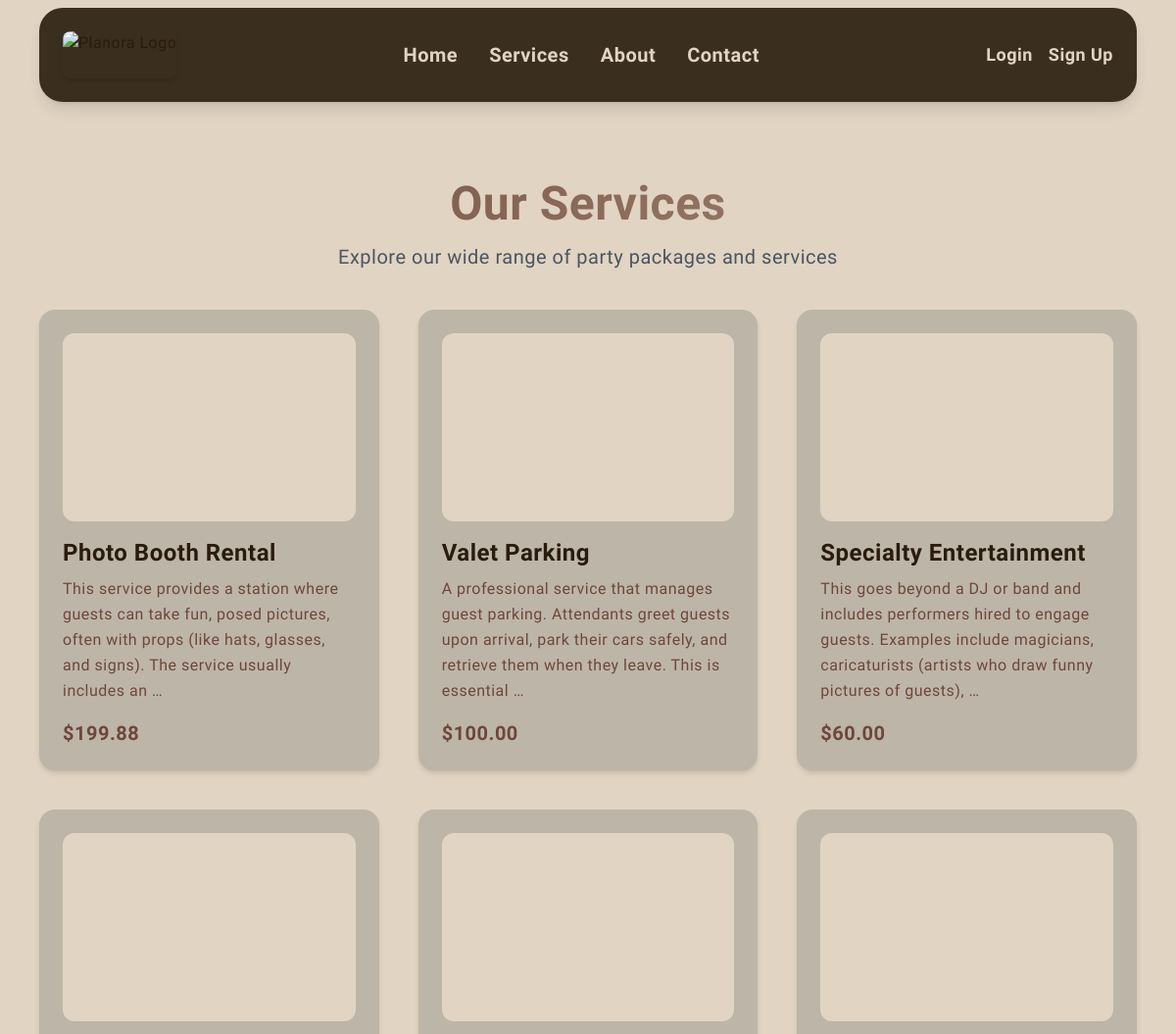
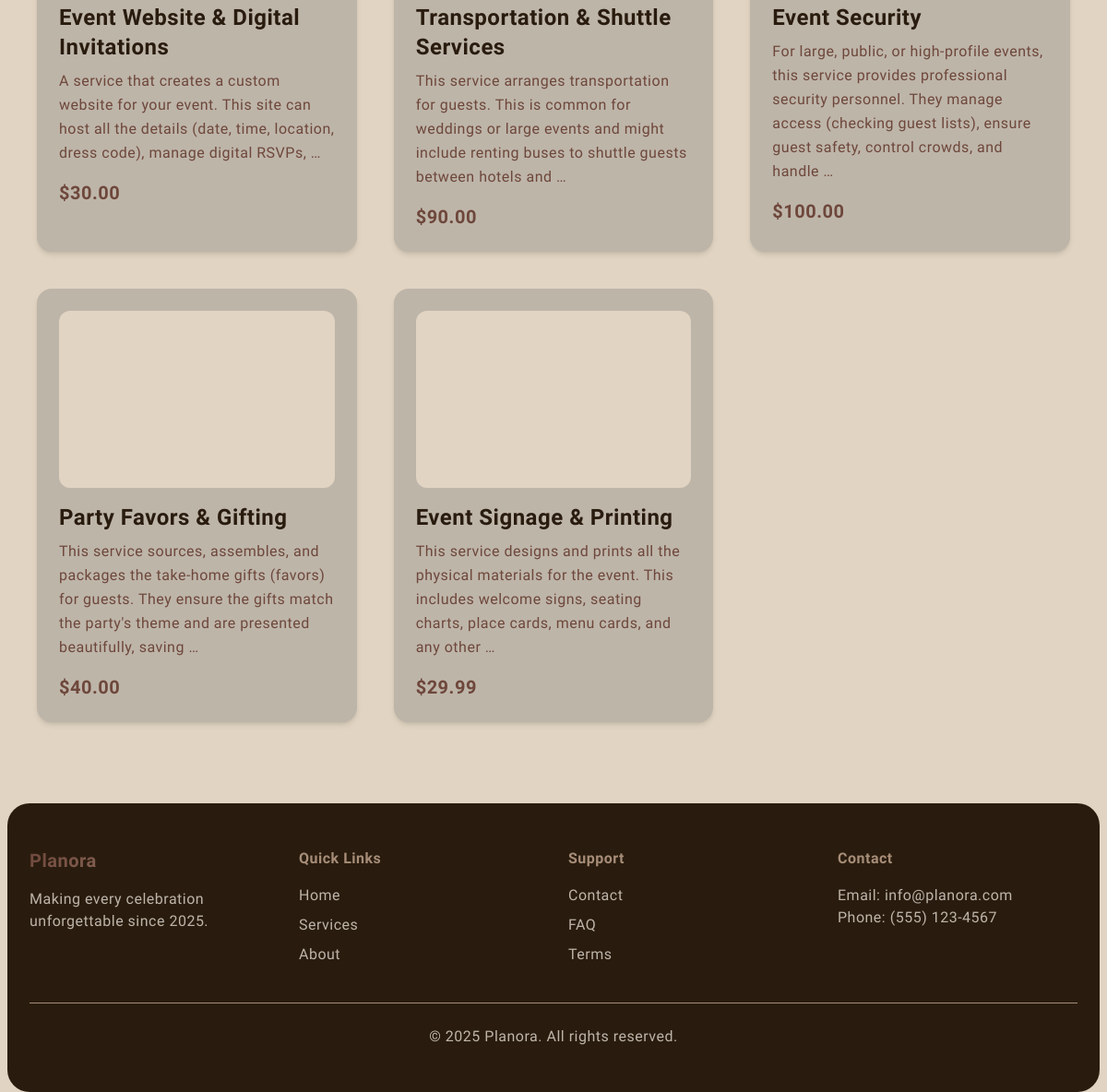
/services/, run on an earlier commit of the app's database (2 pictures, top to bottom).
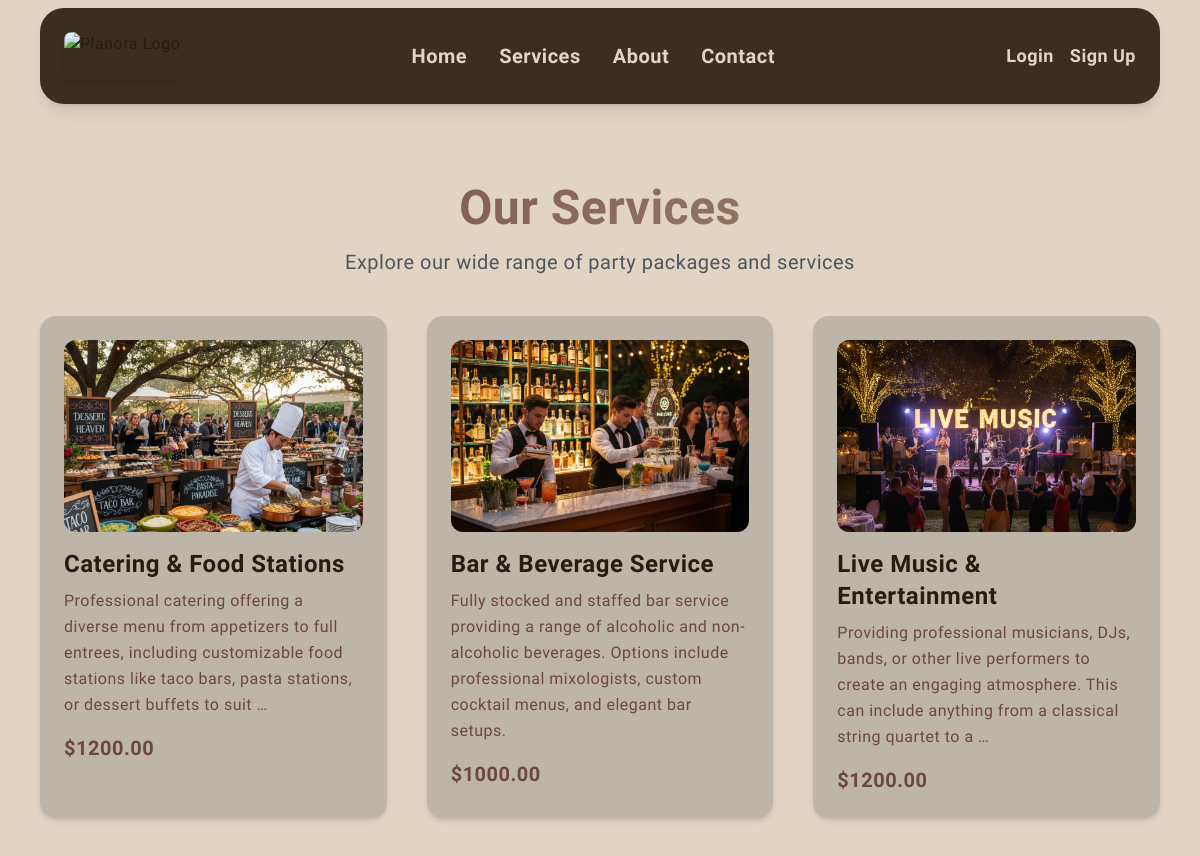
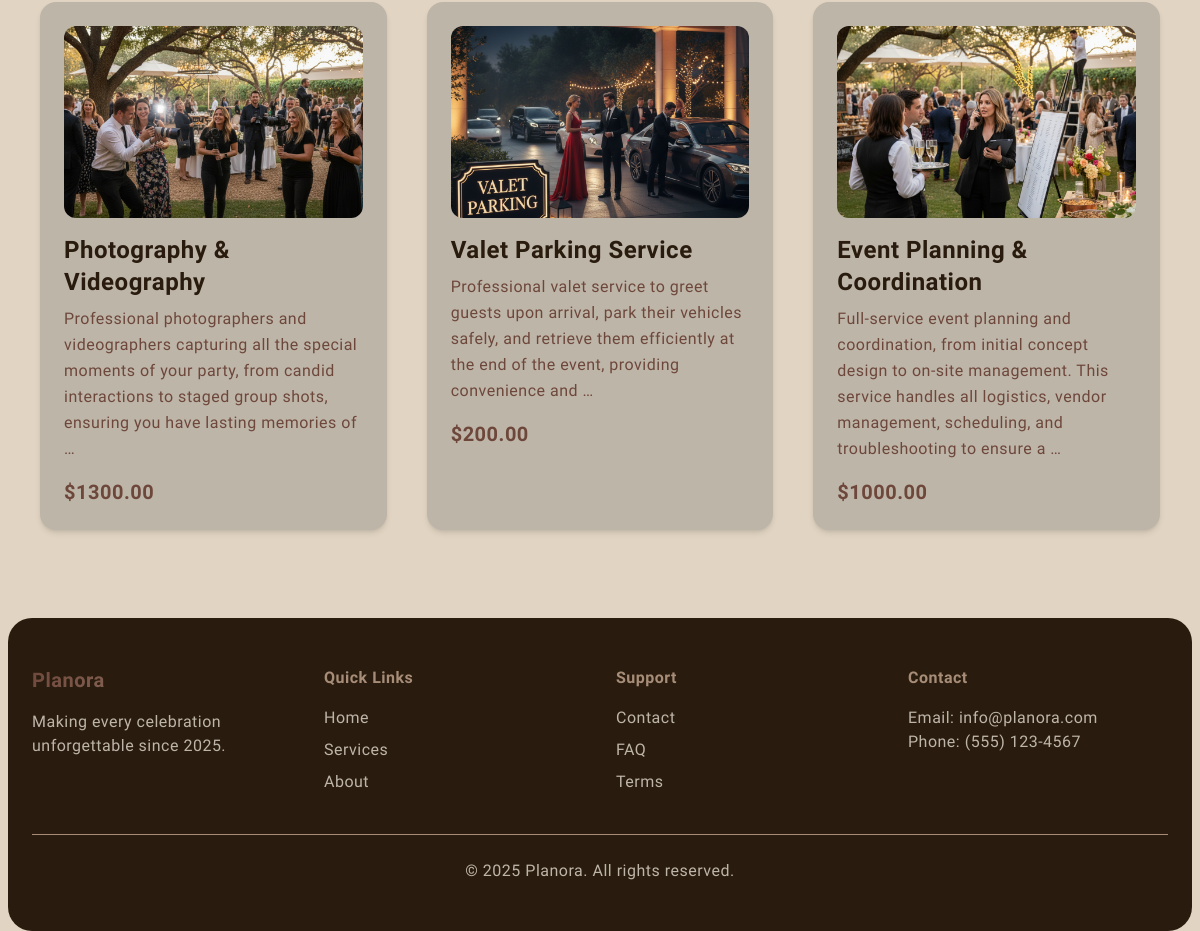
And on a later commit of the database (2 pictures, top to bottom).
### parties/models.py (models this page shows, shortened)
class Service(models.Model):
    name = models.CharField(max_length=100)
    description = models.TextField()
    price = models.DecimalField(max_digits=10, decimal_places=2)
    icon = models.CharField(max_length=50, default='star')
    image = models.ImageField(upload_to='services/', blank=True, null=True)

### parties/views.py (the view)
# urls.py: path('services/', views.services, name='services'),
def services(request):
    party_types = PartyType.objects.all()
    services = Service.objects.all()
    context = {'party_types': party_types, 'services': services}
    return render(request, 'parties/services.html', context)

### templates/parties/services.html (shortened to what this page needs)
{% extends 'base.html' %}
{% block content %}
<div class="max-w-7xl mx-auto px-4 py-20">
    <h1 class="text-5xl font-bold text-center mb-4 gradient-text">Our Services</h1>
    <p class="text-center text-gray-600 text-xl mb-10">Explore our wide range of party packages and services</p>
    <div class="max-w-7xl mx-auto px-6">
            <div class="grid grid-cols-1 md:grid-cols-2 lg:grid-cols-3 gap-10">
                {% for service in services %}
                    <div class="bg-[var(--taupe)] rounded-2xl shadow-md hover:shadow-xl transition-all duration-300 p-6">
                        {% if service.image %}
                            <img src="{{ service.image.url }}" alt="{{ service.name }}" class="w-full h-48 object-cover rounded-xl mb-4">
                        {% else %}
                            <div class="flex justify-center items-center h-48 bg-[var(--cream)] rounded-xl mb-4">
                            </div>
                        {% endif %}
                        <h3 class="text-2xl font-semibold text-[var(--dark)] mb-2">{{ service.name }}</h3>
                        <p class="text-[var(--warm)] mb-4 leading-relaxed">{{ service.description|truncatewords:25 }}</p>
                        <div class="flex justify-between items-center">
                            <span class="text-[var(--warm)] font-bold text-xl">${{ service.price }}</span>
                        </div>
                    </div>
                {% empty %}
                    <p class="text-center text-[var(--warm)] col-span-3">No services available at the moment.</p>
                {% endfor %}
            </div>
        </div>
</div>
{% endblock %}

### templates/base.html (shortened to what this page needs)
{% load static %}
<!DOCTYPE html>
<html lang="en">
<head>
  <script src="https://cdn.tailwindcss.com"></script>
</head>
<body>
  <nav class="nav-glass sticky top-2 z-50 rounded-3xl shadow-lg transition-all duration-300 mt-2 mx-10">
    <div class="max-w-7xl mx-auto px-6 py-6 flex justify-between items-center">
      <a href="{% url 'home' %}" class="flex items-center space-x-3">
        <img src="{% static 'planoralogo.png' %}" alt="Planora Logo" class="h-12 w-auto rounded-lg shadow-md hover:scale-105 transition-transform duration-300" />
      </a>
      <div class="hidden md:flex space-x-8 font-bold text-xl ">
        <a href="{% url 'home' %}" class="text-[var(--cream)] hover:text-[var(--mocha)] transition">Home</a>
        <a href="{% url 'services' %}" class="text-[var(--cream)] hover:text-[var(--mocha)] transition">Services</a>
        <a href="{% url 'about' %}" class="text-[var(--cream)] hover:text-[var(--mocha)] transition">About</a>
        <a href="{% url 'contact' %}" class="text-[var(--cream)] hover:text-[var(--mocha)] transition">Contact</a>
      </div>
      <div class="flex items-center space-x-4 font-bold text-lg">
        {% if user.is_authenticated %}
          <a href="{% url 'dashboard' %}" class="btn-primary text-[var(--cream)] hover:text-[var(--mocha)]">👤 {{ user.first_name|default:user.username }}</a>
          <a href="{% url 'logout' %}" class="text-[var(--cream)] hover:text-[var(--mocha)]">Logout</a>
        {% else %}
          <a href="{% url 'login' %}" class="text-[var(--cream)] hover:text-[var(--mocha)]">Login</a>
          <a href="{% url 'signup' %}" class="text-[var(--cream)] hover:text-[var(--mocha)]">Sign Up</a>
        {% endif %}
      </div>
    </div>
  </nav>
  {% block content %}{% endblock %}
  <footer class="bg-[var(--dark)] text-[var(--cream)] mt-2 rounded-3xl mx-2">
    <div class="max-w-7xl mx-auto px-6 py-12">
      <div class="grid grid-cols-1 md:grid-cols-4 gap-8 mb-10">
        <div>
          <h3 class="text-xl font-bold mb-4 gradient-text">Planora</h3>
          <p class="text-[var(--taupe)]">Making every celebration unforgettable since 2025.</p>
        </div>
        <div>
          <h4 class="font-semibold mb-4 text-[var(--mocha)]">Quick Links</h4>
          <ul class="space-y-2 text-[var(--taupe)]">
            <li><a href="{% url 'home' %}" class="hover:text-[var(--mocha)]">Home</a></li>
            <li><a href="{% url 'services' %}" class="hover:text-[var(--mocha)]">Services</a></li>
            <li><a href="{% url 'about' %}" class="hover:text-[var(--mocha)]">About</a></li>
          </ul>
        </div>
        <div>
          <h4 class="font-semibold mb-4 text-[var(--mocha)]">Support</h4>
          <ul class="space-y-2 text-[var(--taupe)]">
            <li><a href="{% url 'contact' %}" class="hover:text-[var(--mocha)]">Contact</a></li>
            <li><a href="#" class="hover:text-[var(--mocha)]">FAQ</a></li>
            <li><a href="#" class="hover:text-[var(--mocha)]">Terms</a></li>
          </ul>
        </div>
        <div>
          <h4 class="font-semibold mb-4 text-[var(--mocha)]">Contact</h4>
          <p class="text-[var(--taupe)]">Email: info@planora.com</p>
          <p class="text-[var(--taupe)]">Phone: (555) 123-4567</p>
        </div>
      </div>
      <div class="border-t border-[var(--mocha)] pt-6 text-center text-[var(--taupe)]">
        <p>&copy; 2025 Planora. All rights reserved.</p>
      </div>
    </div>
  </footer>
</body>
</html>

### templates/base.html (style rules this page uses)
:root { --dark: #291C0E; --warm: #6E473B; --mocha: #A78D78; --taupe: #BEB5A9; --cream: #E1D4C2; }
body { font-family: 'Poppins', sans-serif; background-color: var(--cream); color: var(--dark); }
h1, h2, h3, h4, h5, h6, p, a, span, label, button { font-family: 'Lobster', cursive; letter-spacing: 0.5px; }
.gradient-text { background: linear-gradient(135deg, var(--warm), var(--mocha)); -webkit-background-clip: text; -webkit-text-fill-color: transparent; font-family: 'Lobster', cursive; }
.nav-glass { background: rgba(41, 28, 14, 0.9); backdrop-filter: blur(12px); -webkit-backdrop-filter: blur(12px); }

What changed in the data, as far as the page shows it:
removed Service: name "Photo Booth Rental", description "This service provides a station where guests can take fun, posed pictures, often with props (like hats, glasses, and signs). The service usually includes an …", price "199.88"
removed Service: name "Valet Parking", description "A professional service that manages guest parking. Attendants greet guests upon arrival, park their cars safely, and retrieve them when they leave. This is essential …", price "100.00"
removed Service: name "Specialty Entertainment", description "This goes beyond a DJ or band and includes performers hired to engage guests. Examples include magicians, caricaturists (artists who draw funny pictures of guests), …", price "60.00"
removed Service: name "Event Website & Digital Invitations", description "A service that creates a custom website for your event. This site can host all the details (date, time, location, dress code), manage digital RSVPs, …", price "30.00"
removed Service: name "Transportation & Shuttle Services", description "This service arranges transportation for guests. This is common for weddings or large events and might include renting buses to shuttle guests between hotels and …", price "90.00"
removed Service: name "Event Security", description "For large, public, or high-profile events, this service provides professional security personnel. They manage access (checking guest lists), ensure guest safety, control crowds, and handle …", price "100.00"
removed Service: name "Party Favors & Gifting", description "This service sources, assembles, and packages the take-home gifts (favors) for guests. They ensure the gifts match the party's theme and are presented beautifully, saving …", price "40.00"
removed Service: name "Event Signage & Printing", description "This service designs and prints all the physical materials for the event. This includes welcome signs, seating charts, place cards, menu cards, and any other …", price "29.99"
added Service: image (picture), name "Catering & Food Stations", description "Professional catering offering a diverse menu from appetizers to full entrees, including customizable food stations like taco bars, pasta stations, or dessert buffets to suit …", price "1200.00"
added Service: image (picture), name "Bar & Beverage Service", description "Fully stocked and staffed bar service providing a range of alcoholic and non-alcoholic beverages. Options include professional mixologists, custom cocktail menus, and elegant bar setups.", price "1000.00"
added Service: image (picture), name "Live Music & Entertainment", description "Providing professional musicians, DJs, bands, or other live performers to create an engaging atmosphere. This can include anything from a classical string quartet to a …", price "1200.00"
added Service: image (picture), name "Photography & Videography", description "Professional photographers and videographers capturing all the special moments of your party, from candid interactions to staged group shots, ensuring you have lasting memories of …", price "1300.00"
added Service: image (picture), name "Valet Parking Service", description "Professional valet service to greet guests upon arrival, park their vehicles safely, and retrieve them efficiently at the end of the event, providing convenience and …", price "200.00"
added Service: image (picture), name "Event Planning & Coordination", description "Full-service event planning and coordination, from initial concept design to on-site management. This service handles all logistics, vendor management, scheduling, and troubleshooting to ensure a …", price "1000.00"
